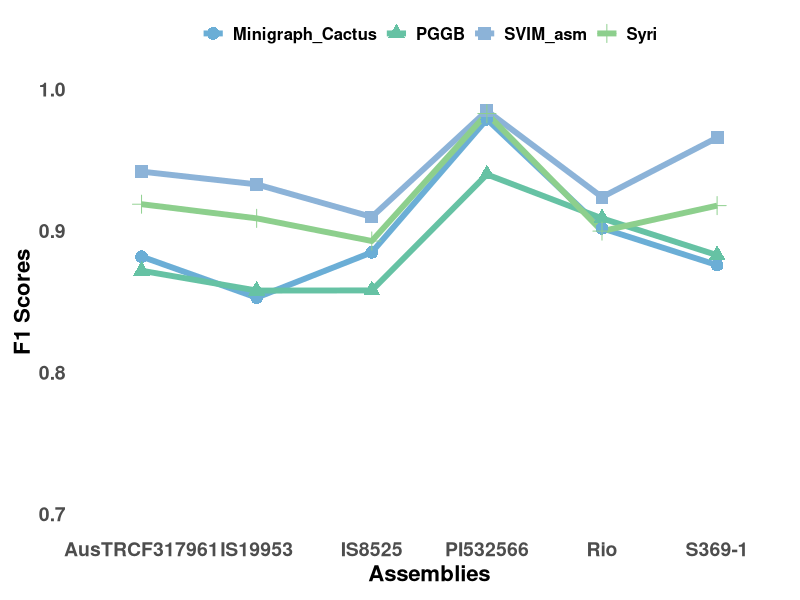
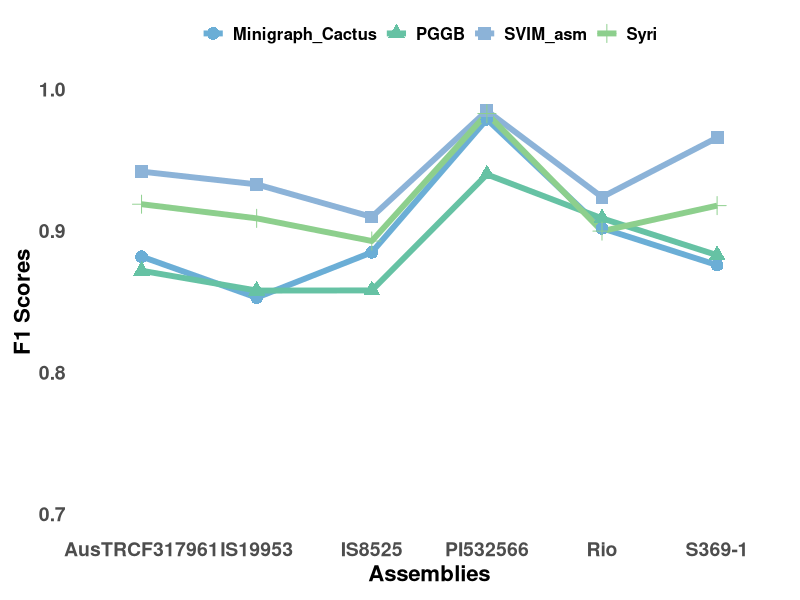

Write R code to recreate these figures, in order.
library(ggplot2)
library(reshape2)
library(RColorBrewer)

# Data
data <- data.frame(
  Dataset = c("AusTRCF317961", "IS19953", "IS8525", "PI532566", "Rio", "S369-1"),
  Minigraph_Cactus = c(0.882, 0.853, 0.885, 0.979, 0.902, 0.876),
  PGGB = c(0.872, 0.8580, 0.8581, 0.940, 0.909, 0.883),
  SVIM_asm = c(0.942, 0.933, 0.910, 0.985, 0.924, 0.966),
  Syri = c(0.919, 0.909, 0.893, 0.983, 0.900, 0.918)
)

data_melt <- melt(data, id.vars = "Dataset")

# Save plot to PDF
pdf("truvari_plot_improved_darker_colors.pdf", width = 10, height = 8, dpi = 600)

# Plot
p <- ggplot(data_melt, aes(x = Dataset, y = value, color = variable, shape = variable)) +
  geom_line(aes(group = variable), size = 2) +
  geom_point(size = 4) +
  scale_color_manual(values = c("#6baed6", "#66c2a4", "#8cb3d8", "#8dcf8d")) +
  labs(
    x = "Assemblies", 
    y = "F1 Scores"
  ) +
  ylim(0.7, 1.0) +
  theme_minimal() +
  theme(
    axis.text.x = element_text(size = 14, face = "bold"),
    axis.text.y = element_text(size = 14, face = "bold"),
    axis.title.x = element_text(size = 16, face = "bold"),
    axis.title.y = element_text(size = 16, face = "bold"),
    legend.position = "top",
    legend.title = element_blank(),
    legend.text = element_text(size = 12, face = "bold"),
    legend.background = element_blank(),
    panel.background = element_rect(fill = "white", color = NA),
    plot.background = element_rect(fill = "white", color = NA),
    panel.grid.major = element_blank(),
    panel.grid.minor = element_blank(),
    plot.margin = margin(10, 10, 10, 10)
  )

# Print the plot to the PDF
print(p)

ggsave("f1_score_assembly_plot.pdf", plot = p, width = 10, height = 8, dpi = 600)

# Close the PDF device
dev.off()

